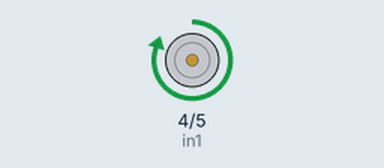
Bench run of a sketch on a simulated Arduino Uno, built with avr-gcc and run on an emulated ATmega328P. On the bench: motor-driver pin pairs drawn as motors (green arrow = first pin HIGH = forward, orange = second pin HIGH = backward, longer = more drive, scaled by the enable pin).

Above: at 5.5 s.
At 19.7 s:
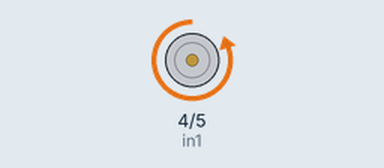
At 26.9 s:
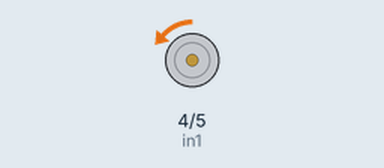
Timing chart, 0 to 36.9 s (numbered marks = the images above):
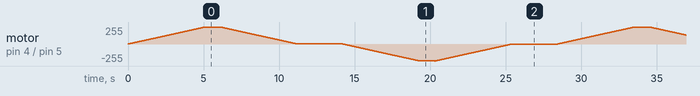

The sketch:

BasicMotors.ino
```cpp
int enA = 3;
int in1 = 4;
int in2 = 5;

void setup() {
  // put your setup code here, to run once:
  pinMode(enA, OUTPUT);
  pinMode(in1, OUTPUT);
  pinMode(in2, OUTPUT);
}

void loop() {
  // put your main code here, to run repeatedly:
  digitalWrite(in1, HIGH);
  digitalWrite(in2, LOW);

  for (int i = 0; i < 255; i++){
    analogWrite(enA, i);
    delay(20);
  }

  delay(1000);

  for (int i = 255; i > 0; i--){
    analogWrite(enA, i);
    delay(20);
  }

  delay(3000);

  digitalWrite(in1, LOW);
  digitalWrite(in2, HIGH);

  for (int i = 0; i < 255; i++){
    analogWrite(enA, i);
    delay(20);
  }

  delay(1000);

  for (int i = 255; i > 0; i--){
    analogWrite(enA, i);
    delay(20);
  }

  delay(3000);
}
```
